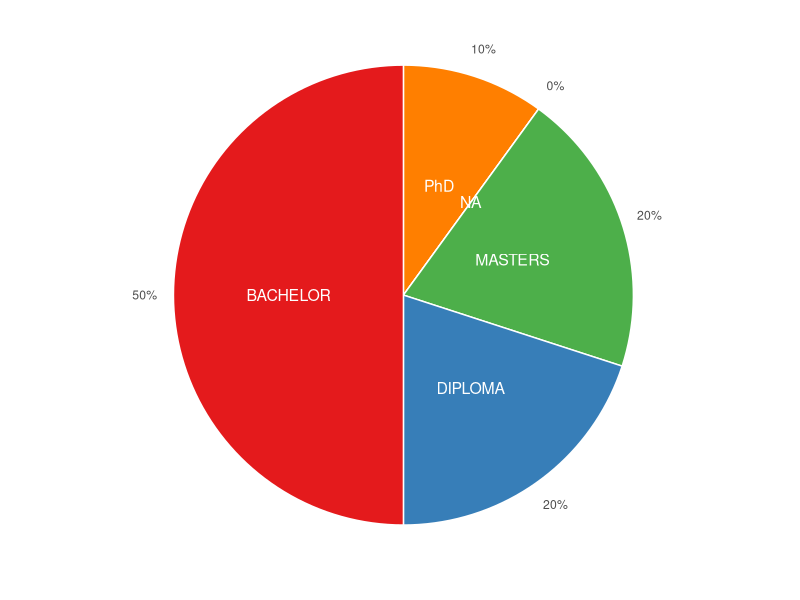

The R source for this figure:
library(readxl)
library(ggplot2)
library(dplyr)
#library(plotrix)
aca_qln<-as.data.frame(read_excel("Demographic_and_BI_adoption.xlsx", sheet = "Demography_information", range = "D2:D13",col_names = FALSE,col_types = "text"))

bi_doption<-as.data.frame(read_excel("Demographic_and_BI_adoption.xlsx", sheet = "Business_intelligence_adoption", range = "G2:G13",col_names = FALSE,col_types = "text"))

occurance<-table(aca_qln[,1],bi_doption[,1])

q<-as.data.frame.matrix(occurance)
aca_row_names <-as.data.frame(row.names.data.frame(q))
nFrame<-data.frame(
  qln = aca_row_names,
  no = q[,1],
  yes = q[,2]
)
colnames(nFrame)<-c("qln","no","yes")

# Compute the position of labels

data <- nFrame %>% 
  arrange(desc(qln)) %>%
  mutate(prop = round(yes / sum(nFrame$yes) *100,0)) %>%
  mutate(ypos = round(cumsum(prop)- 0.5*prop,0) )

l <- data %>%
  mutate(csum = rev(cumsum(rev(prop))), 
         pos = prop/2 + lead(csum, 1),
         pos = if_else(is.na(pos), prop/2, pos))
#tiff("age_vs_awareness_pieChat.tiff", units="in", width=5, height=5, res=300)

ggplot(data, aes(x="",y = prop,fill=qln)) + 
  geom_bar(stat="identity", width=1, color="white")+
  coord_polar(theta = "y", start=0)+
  geom_text(aes(label = qln), color = "white", size=4,position = position_stack(vjust = 0.5)) +
  scale_fill_brewer(palette="Set1") +
  scale_y_continuous(breaks = l$ypos, labels = paste0(data$prop,"%"))+
  theme(
    axis.ticks = element_blank(),
    axis.title = element_blank(),
    legend.position="none",
    panel.background = element_rect(fill = "white"))
#  geom_text(aes(x = 1.5, y = ypos, label = paste0(round(ypos, 1), "%")),size = 4, hjust = 0)

#d <-c(10,20,30,40,70)
#pie3D(d, mar = rep(1.75, 4),
#      col = hcl.colors(length(d), "Spectral"),
#      labels = d,
#      explode = 0.2)
#dev.off()
